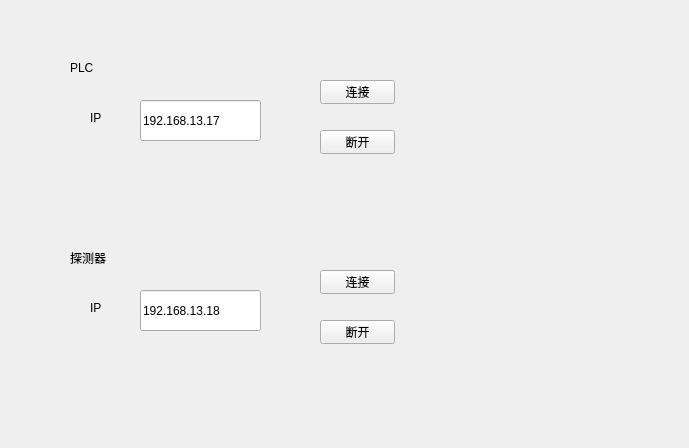
<?xml version="1.0" encoding="UTF-8"?>
<ui version="4.0">
 <class>DataAcqSettingWindow</class>
 <widget class="QWidget" name="DataAcqSettingWindow">
  <property name="geometry">
   <rect>
    <x>0</x>
    <y>0</y>
    <width>689</width>
    <height>448</height>
   </rect>
  </property>
  <property name="windowTitle">
   <string>DataAcqSettingWindow</string>
  </property>
  <widget class="QLabel" name="label">
   <property name="geometry">
    <rect>
     <x>70</x>
     <y>110</y>
     <width>53</width>
     <height>16</height>
    </rect>
   </property>
   <property name="text">
    <string/>
   </property>
  </widget>
  <widget class="QWidget" name="widget_plc" native="true">
   <property name="geometry">
    <rect>
     <x>50</x>
     <y>40</y>
     <width>381</width>
     <height>151</height>
    </rect>
   </property>
   <widget class="QLineEdit" name="lineEdit_plc_ip">
    <property name="geometry">
     <rect>
      <x>90</x>
      <y>60</y>
      <width>121</width>
      <height>41</height>
     </rect>
    </property>
    <property name="text">
     <string>192.168.13.17</string>
    </property>
   </widget>
   <widget class="QLabel" name="label_2">
    <property name="geometry">
     <rect>
      <x>40</x>
      <y>70</y>
      <width>53</width>
      <height>16</height>
     </rect>
    </property>
    <property name="text">
     <string>IP</string>
    </property>
   </widget>
   <widget class="QPushButton" name="btn_connect_plc">
    <property name="geometry">
     <rect>
      <x>270</x>
      <y>40</y>
      <width>75</width>
      <height>24</height>
     </rect>
    </property>
    <property name="text">
     <string>连接</string>
    </property>
   </widget>
   <widget class="QPushButton" name="btn_disconnect_plc">
    <property name="geometry">
     <rect>
      <x>270</x>
      <y>90</y>
      <width>75</width>
      <height>24</height>
     </rect>
    </property>
    <property name="text">
     <string>断开</string>
    </property>
   </widget>
   <widget class="QLabel" name="label_3">
    <property name="geometry">
     <rect>
      <x>20</x>
      <y>20</y>
      <width>53</width>
      <height>16</height>
     </rect>
    </property>
    <property name="text">
     <string>PLC</string>
    </property>
   </widget>
  </widget>
  <widget class="QWidget" name="widget_det" native="true">
   <property name="geometry">
    <rect>
     <x>50</x>
     <y>230</y>
     <width>381</width>
     <height>151</height>
    </rect>
   </property>
   <widget class="QLineEdit" name="lineEdit_det_ip">
    <property name="geometry">
     <rect>
      <x>90</x>
      <y>60</y>
      <width>121</width>
      <height>41</height>
     </rect>
    </property>
    <property name="text">
     <string>192.168.13.18</string>
    </property>
   </widget>
   <widget class="QLabel" name="label_4">
    <property name="geometry">
     <rect>
      <x>40</x>
      <y>70</y>
      <width>53</width>
      <height>16</height>
     </rect>
    </property>
    <property name="text">
     <string>IP</string>
    </property>
   </widget>
   <widget class="QPushButton" name="btn_connect_det">
    <property name="geometry">
     <rect>
      <x>270</x>
      <y>40</y>
      <width>75</width>
      <height>24</height>
     </rect>
    </property>
    <property name="text">
     <string>连接</string>
    </property>
   </widget>
   <widget class="QPushButton" name="btn_disconnect_det">
    <property name="geometry">
     <rect>
      <x>270</x>
      <y>90</y>
      <width>75</width>
      <height>24</height>
     </rect>
    </property>
    <property name="text">
     <string>断开</string>
    </property>
   </widget>
   <widget class="QLabel" name="label_5">
    <property name="geometry">
     <rect>
      <x>20</x>
      <y>20</y>
      <width>53</width>
      <height>16</height>
     </rect>
    </property>
    <property name="text">
     <string>探测器</string>
    </property>
   </widget>
  </widget>
 </widget>
 <resources/>
 <connections/>
</ui>
